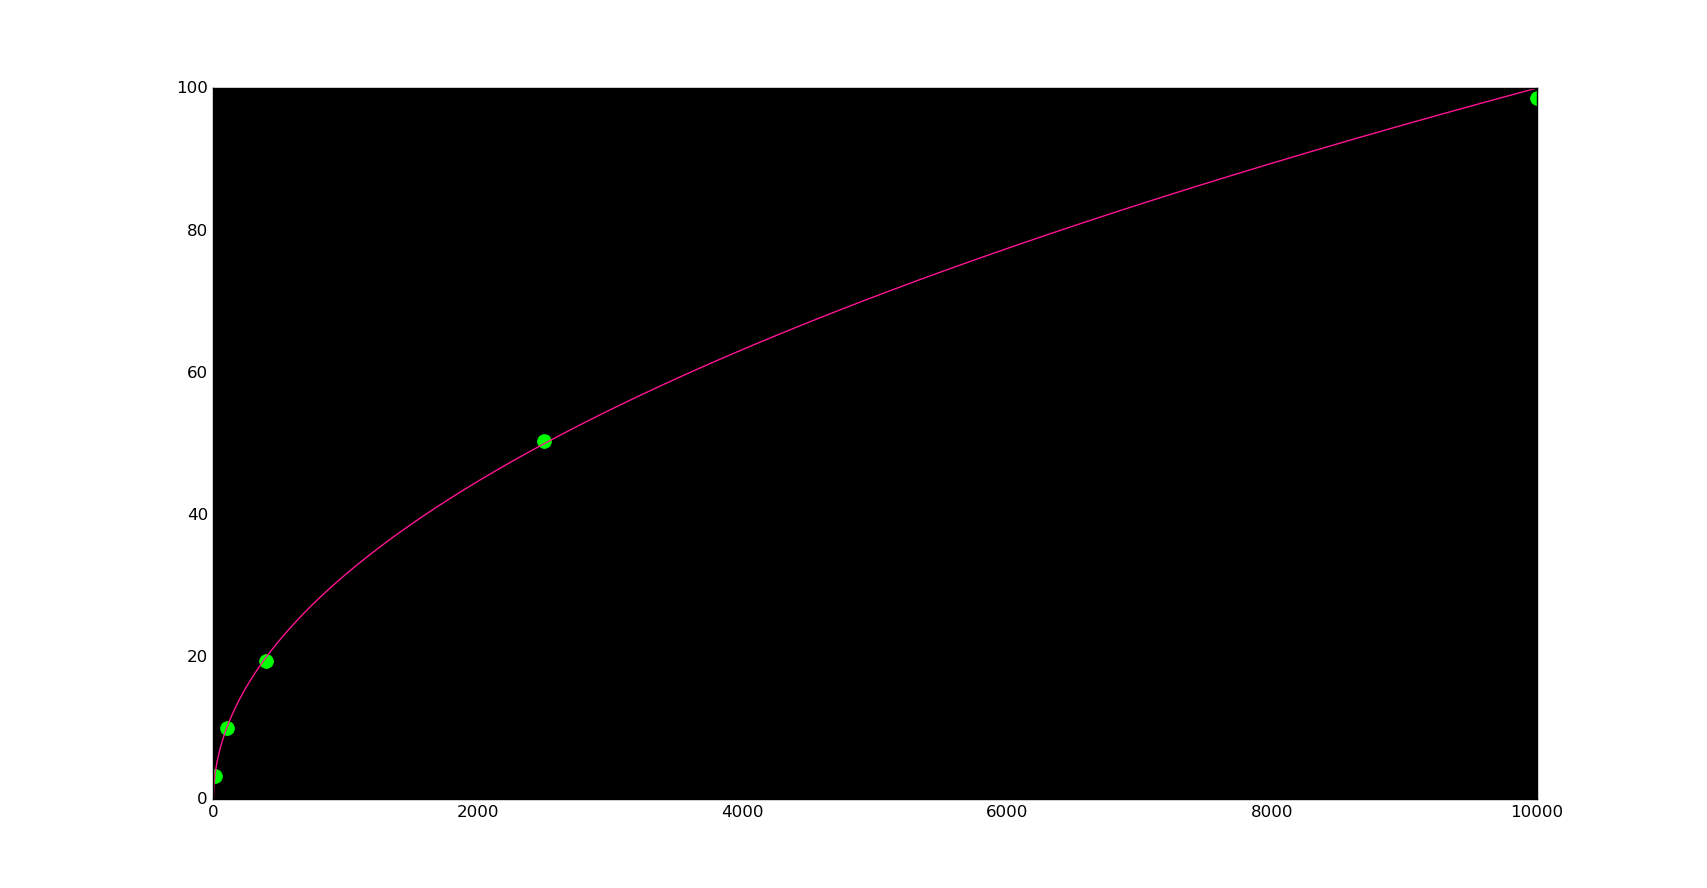

Recreate this plot in Python.
import random
import matplotlib.pyplot as plt
import math
from math import sqrt
plt.style.use('classic')

flipsofcoin=[10,100,400,2500,10**4]
number_of_attemps=500
list=[1,-1]
sigma=[]
for j in range(len(flipsofcoin)):
    
    sum_of_distance=0
    for i in range(number_of_attemps):
        distance=0
        for k in range(flipsofcoin[j]):
            x=random.choice(list)
            distance+=x
        sum_of_distance+=(distance**2)
    sum_of_distance=sqrt(sum_of_distance/number_of_attemps)
    sigma.append(sum_of_distance)

plt.plot(flipsofcoin,sigma,'.',color='lime',ms=20)

X=[]
Y=[]
for i in range(flipsofcoin[4]):
    X.append(i)
    Y.append(sqrt(i))
plt.plot(X,Y,color='deeppink')

ax=plt.gca()
ax.set_facecolor("black")
plt.show()
